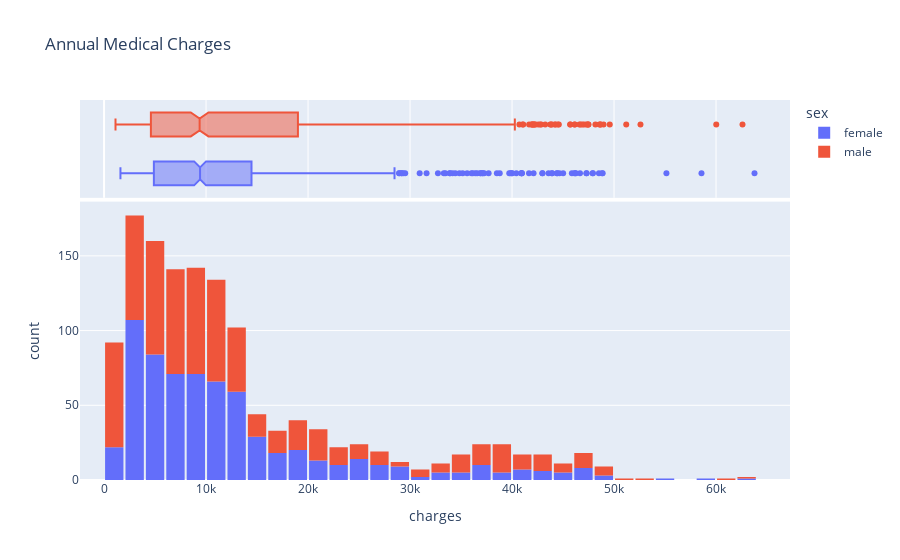

Here is the notebook cell this chart was saved with:
### Code cell
fig = px.histogram(medical_charges,
                   x='charges',
                   marginal='box',
                   color='sex',
                   title='Annual Medical Charges')
fig.update_layout(bargap=0.1)
fig.show()

### Figure 1 — Plotly figure (JSON) as saved in the notebook; plotly's stock layout.template omitted (floating-point values rounded to 4 significant figures; data arrays with more than 128 entries replaced by an {"elided": "..."} marker saying what was removed)
{"data": [{"bingroup": "x", "hovertemplate": "sex=female<br>charges=%{x}<br>count=%{y}<extra></extra>", "legendgroup": "female", "marker": {"color": "#636efa", "pattern": {"shape": ""}}, "name": "female", "orientation": "v", "showlegend": true, "type": "histogram", "x": {"elided": "662 float values"}, "xaxis": "x", "yaxis": "y"}, {"hovertemplate": "sex=female<br>charges=%{x}<extra></extra>", "legendgroup": "female", "marker": {"color": "#636efa"}, "name": "female", "notched": true, "showlegend": false, "type": "box", "x": {"elided": "662 float values"}, "xaxis": "x2", "yaxis": "y2"}, {"bingroup": "x", "hovertemplate": "sex=male<br>charges=%{x}<br>count=%{y}<extra></extra>", "legendgroup": "male", "marker": {"color": "#EF553B", "pattern": {"shape": ""}}, "name": "male", "orientation": "v", "showlegend": true, "type": "histogram", "x": {"elided": "676 float values"}, "xaxis": "x", "yaxis": "y"}, {"hovertemplate": "sex=male<br>charges=%{x}<extra></extra>", "legendgroup": "male", "marker": {"color": "#EF553B"}, "name": "male", "notched": true, "showlegend": false, "type": "box", "x": {"elided": "676 float values"}, "xaxis": "x2", "yaxis": "y2"}], "layout": {"bargap": 0.1, "barmode": "relative", "legend": {"title": {"text": "sex"}, "tracegroupgap": 0}, "title": {"text": "Annual Medical Charges"}, "xaxis": {"anchor": "y", "domain": [0, 1], "title": {"text": "charges"}}, "xaxis2": {"anchor": "y2", "domain": [0, 1], "matches": "x", "showgrid": true, "showticklabels": false}, "yaxis": {"anchor": "x", "domain": [0, 0.7326], "title": {"text": "count"}}, "yaxis2": {"anchor": "x2", "domain": [0.7426, 1], "matches": "y2", "showgrid": false, "showline": false, "showticklabels": false, "ticks": ""}}}
